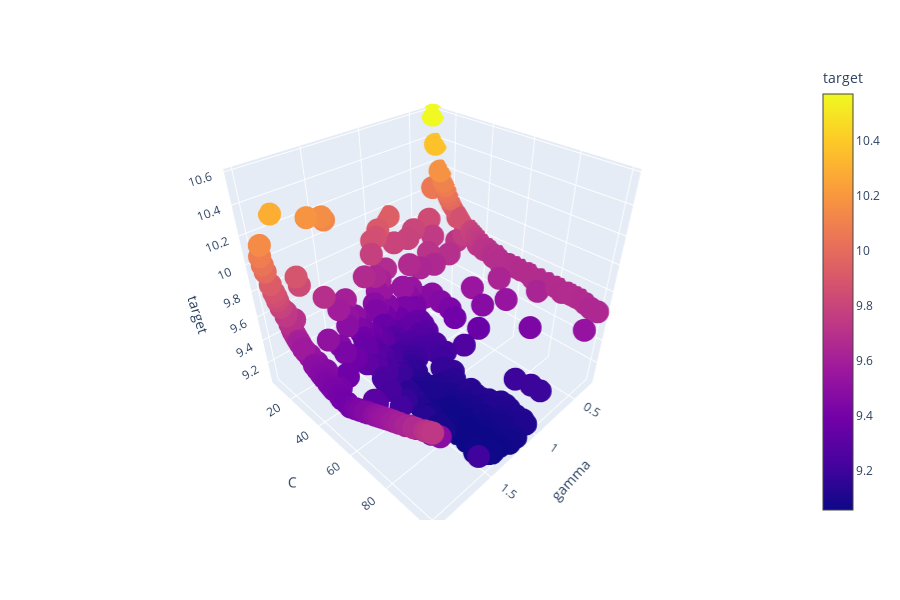

Notebook source saved alongside this figure:
### Code cell
px.scatter_3d(df2, x = "gamma", y = "C", z = "target", color = "target")

### Figure 1 — Plotly figure (JSON) as saved in the notebook; plotly's stock layout.template omitted (floating-point values rounded to 4 significant figures; data arrays with more than 128 entries replaced by an {"elided": "..."} marker saying what was removed)
{"data": [{"hoverlabel": {"namelength": 0}, "hovertemplate": "gamma=%{x}<br>C=%{y}<br>target=%{marker.color}", "legendgroup": "", "marker": {"color": {"elided": "1260 float values"}, "coloraxis": "coloraxis", "symbol": "circle"}, "mode": "markers", "name": "", "scene": "scene", "showlegend": false, "type": "scatter3d", "x": {"elided": "1260 float values"}, "y": {"elided": "1260 float values"}, "z": {"elided": "1260 float values"}}], "layout": {"coloraxis": {"colorbar": {"title": {"text": "target"}}, "colorscale": [[0, "#0d0887"], [0.1111, "#46039f"], [0.2222, "#7201a8"], [0.3333, "#9c179e"], [0.4444, "#bd3786"], [0.5556, "#d8576b"], [0.6667, "#ed7953"], [0.7778, "#fb9f3a"], [0.8889, "#fdca26"], [1, "#f0f921"]]}, "height": 600, "legend": {"tracegroupgap": 0}, "margin": {"t": 60}, "scene": {"domain": {"x": [0, 0.98], "y": [0, 1]}, "xaxis": {"title": {"text": "gamma"}}, "yaxis": {"title": {"text": "C"}}, "zaxis": {"title": {"text": "target"}}}}}
